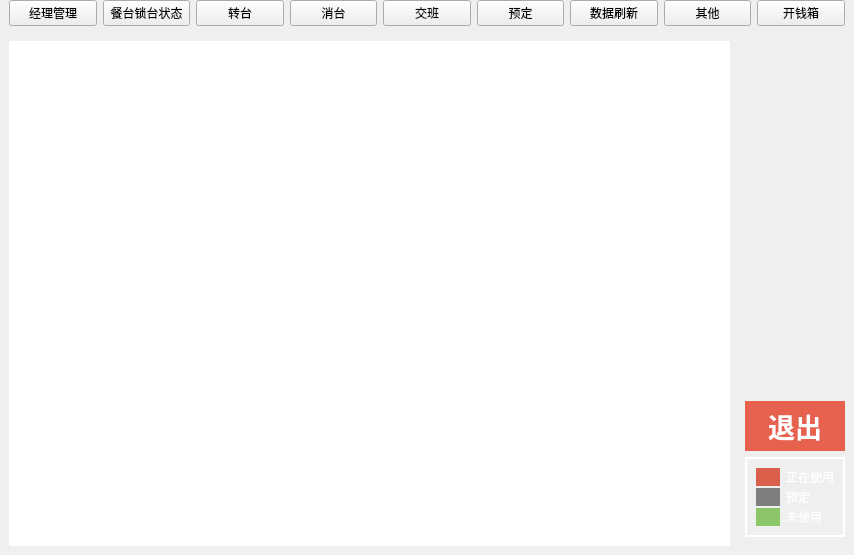
<?xml version="1.0" encoding="UTF-8"?>
<ui version="4.0">
 <class>w_scr_dish_restaurant_dialog</class>
 <widget class="QDialog" name="w_scr_dish_restaurant_dialog">
  <property name="geometry">
   <rect>
    <x>0</x>
    <y>0</y>
    <width>854</width>
    <height>555</height>
   </rect>
  </property>
  <property name="windowTitle">
   <string>Dialog</string>
  </property>
  <layout class="QVBoxLayout" name="verticalLayout_2">
   <property name="spacing">
    <number>6</number>
   </property>
   <property name="leftMargin">
    <number>0</number>
   </property>
   <property name="topMargin">
    <number>0</number>
   </property>
   <property name="rightMargin">
    <number>0</number>
   </property>
   <property name="bottomMargin">
    <number>0</number>
   </property>
   <item>
    <widget class="QFrame" name="frame_4">
     <property name="outer_stylesheet" stdset="0">
      <string>normal_view_color</string>
     </property>
     <layout class="QHBoxLayout" name="horizontalLayout">
      <property name="topMargin">
       <number>0</number>
      </property>
      <property name="bottomMargin">
       <number>0</number>
      </property>
      <item>
       <widget class="lds_toolbar_button" name="pushButton_set">
        <property name="focusPolicy">
         <enum>Qt::NoFocus</enum>
        </property>
        <property name="text">
         <string>经理管理</string>
        </property>
        <property name="outer_stylesheet" stdset="0">
         <string>pushbutton_bottom</string>
        </property>
       </widget>
      </item>
      <item>
       <widget class="lds_toolbar_button" name="pushButton_lockstate">
        <property name="focusPolicy">
         <enum>Qt::NoFocus</enum>
        </property>
        <property name="text">
         <string>餐台锁台状态</string>
        </property>
        <property name="outer_stylesheet" stdset="0">
         <string>pushbutton_bottom</string>
        </property>
       </widget>
      </item>
      <item>
       <widget class="lds_toolbar_button" name="pushButton_shift">
        <property name="focusPolicy">
         <enum>Qt::NoFocus</enum>
        </property>
        <property name="text">
         <string>转台</string>
        </property>
        <property name="outer_stylesheet" stdset="0">
         <string>pushbutton_bottom</string>
        </property>
       </widget>
      </item>
      <item>
       <widget class="lds_toolbar_button" name="pushButton_canceltable">
        <property name="focusPolicy">
         <enum>Qt::NoFocus</enum>
        </property>
        <property name="text">
         <string>消台</string>
        </property>
        <property name="outer_stylesheet" stdset="0">
         <string>pushbutton_bottom</string>
        </property>
       </widget>
      </item>
      <item>
       <widget class="lds_toolbar_button" name="pushButton_switch">
        <property name="focusPolicy">
         <enum>Qt::NoFocus</enum>
        </property>
        <property name="text">
         <string>交班</string>
        </property>
        <property name="outer_stylesheet" stdset="0">
         <string>pushbutton_bottom</string>
        </property>
       </widget>
      </item>
      <item>
       <widget class="lds_toolbar_button" name="pushButton_order">
        <property name="focusPolicy">
         <enum>Qt::NoFocus</enum>
        </property>
        <property name="text">
         <string>预定</string>
        </property>
        <property name="outer_stylesheet" stdset="0">
         <string>pushbutton_bottom</string>
        </property>
       </widget>
      </item>
      <item>
       <widget class="lds_toolbar_button" name="pushButton_refresh">
        <property name="focusPolicy">
         <enum>Qt::NoFocus</enum>
        </property>
        <property name="text">
         <string>数据刷新</string>
        </property>
        <property name="outer_stylesheet" stdset="0">
         <string>pushbutton_bottom</string>
        </property>
       </widget>
      </item>
      <item>
       <widget class="lds_toolbar_button" name="pushButton_other">
        <property name="focusPolicy">
         <enum>Qt::NoFocus</enum>
        </property>
        <property name="text">
         <string>其他</string>
        </property>
        <property name="outer_stylesheet" stdset="0">
         <string>pushbutton_bottom</string>
        </property>
       </widget>
      </item>
      <item>
       <widget class="lds_toolbar_button" name="pushButton_open">
        <property name="focusPolicy">
         <enum>Qt::NoFocus</enum>
        </property>
        <property name="text">
         <string>开钱箱</string>
        </property>
        <property name="outer_stylesheet" stdset="0">
         <string>pushbutton_bottom</string>
        </property>
       </widget>
      </item>
     </layout>
    </widget>
   </item>
   <item>
    <layout class="QHBoxLayout" name="horizontalLayout_2" stretch="1,0">
     <property name="leftMargin">
      <number>9</number>
     </property>
     <property name="topMargin">
      <number>9</number>
     </property>
     <property name="rightMargin">
      <number>0</number>
     </property>
     <property name="bottomMargin">
      <number>9</number>
     </property>
     <item>
      <widget class="frontViewDialog_autoexpand" name="frame_main">
       <property name="styleSheet">
        <string notr="true">QFrame#frame_main{
background:white;
}</string>
       </property>
      </widget>
     </item>
     <item>
      <widget class="QFrame" name="frame_5">
       <property name="outer_stylesheet" stdset="0">
        <string>normal_view_color</string>
       </property>
       <layout class="QVBoxLayout" name="verticalLayout" stretch="1,0,0">
        <item>
         <widget class="frontViewDialog_autoexpand" name="frame_list">
          <property name="lineWidth">
           <number>0</number>
          </property>
         </widget>
        </item>
        <item>
         <widget class="QPushButton" name="pushButton_quit">
          <property name="sizePolicy">
           <sizepolicy hsizetype="Minimum" vsizetype="Fixed">
            <horstretch>0</horstretch>
            <verstretch>0</verstretch>
           </sizepolicy>
          </property>
          <property name="minimumSize">
           <size>
            <width>100</width>
            <height>50</height>
           </size>
          </property>
          <property name="styleSheet">
           <string notr="true">QPushButton{
font:bold 20pt;color:white;border:0px;background:#e7624e;
}
QPushButton:pressed{
background:#dbe3e9;color:#7b7878;
}
</string>
          </property>
          <property name="text">
           <string>退出</string>
          </property>
          <property name="iconSize">
           <size>
            <width>25</width>
            <height>25</height>
           </size>
          </property>
          <property name="outer_stylesheet" stdset="0">
           <string>pushbutton_blue</string>
          </property>
         </widget>
        </item>
        <item>
         <widget class="QFrame" name="frame_3">
          <property name="styleSheet">
           <string notr="true">QFrame#frame_3{
border:2px solid white;
}
QLabel{color:white;}</string>
          </property>
          <property name="frameShape">
           <enum>QFrame::StyledPanel</enum>
          </property>
          <property name="frameShadow">
           <enum>QFrame::Raised</enum>
          </property>
          <layout class="QGridLayout" name="gridLayout">
           <property name="leftMargin">
            <number>9</number>
           </property>
           <property name="topMargin">
            <number>9</number>
           </property>
           <property name="rightMargin">
            <number>9</number>
           </property>
           <property name="bottomMargin">
            <number>9</number>
           </property>
           <property name="horizontalSpacing">
            <number>6</number>
           </property>
           <property name="verticalSpacing">
            <number>2</number>
           </property>
           <item row="0" column="0">
            <widget class="QLabel" name="label">
             <property name="maximumSize">
              <size>
               <width>16777215</width>
               <height>50</height>
              </size>
             </property>
             <property name="styleSheet">
              <string notr="true">background:rgb(219,96,76);</string>
             </property>
             <property name="text">
              <string/>
             </property>
            </widget>
           </item>
           <item row="0" column="1">
            <widget class="QLabel" name="label_2">
             <property name="text">
              <string>正在使用</string>
             </property>
            </widget>
           </item>
           <item row="1" column="0">
            <widget class="QLabel" name="label_4">
             <property name="maximumSize">
              <size>
               <width>16777215</width>
               <height>50</height>
              </size>
             </property>
             <property name="styleSheet">
              <string notr="true">background:rgb(126,126,126);</string>
             </property>
             <property name="text">
              <string/>
             </property>
            </widget>
           </item>
           <item row="1" column="1">
            <widget class="QLabel" name="label_3">
             <property name="text">
              <string>预定</string>
             </property>
            </widget>
           </item>
           <item row="2" column="0">
            <widget class="QLabel" name="label_6">
             <property name="maximumSize">
              <size>
               <width>16777215</width>
               <height>50</height>
              </size>
             </property>
             <property name="styleSheet">
              <string notr="true">background:rgb(139,199,104);</string>
             </property>
             <property name="text">
              <string/>
             </property>
            </widget>
           </item>
           <item row="2" column="1">
            <widget class="QLabel" name="label_5">
             <property name="text">
              <string>未使用</string>
             </property>
            </widget>
           </item>
          </layout>
         </widget>
        </item>
       </layout>
      </widget>
     </item>
    </layout>
   </item>
  </layout>
 </widget>
 <customwidgets>
  <customwidget>
   <class>frontViewDialog_autoexpand</class>
   <extends>QFrame</extends>
   <header>frontviewdialog_autoexpand.h</header>
   <container>1</container>
  </customwidget>
  <customwidget>
   <class>lds_toolbar_button</class>
   <extends>QPushButton</extends>
   <header>lds_toolbar_button.h</header>
  </customwidget>
 </customwidgets>
 <resources/>
 <connections/>
</ui>
